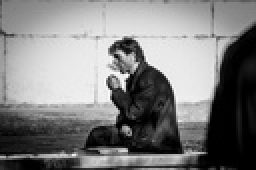
%> input picture EX4/C.jpg, 128 x 85 px, shrunk from 500 x 333 before the run (shown 2 times larger)
$ octave EX4.m   (GNU Octave 9; MATLAB toolbox functions it lacks are replaced by stand-ins)
%> lines starting %> are read from the running program, lines starting %| are printed output that depends on the picture; in (x1, y1, x2, y2) boxes, pixels count from 0 and x2, y2 are one past the last pixel; in counts of white or black regions, pixels touching at a corner belong together; the program's own positions count from 1
### EX4/f_Median.m
function [new_img] = f_Median(old_img)
[h,w] = size(old_img);
new_img = zeros(h,w);
for i = 2 : h-1
    for j = 2 : w-1
        m = [old_img(i-1:i+1,j-1);old_img(i-1:i+1,j);old_img(i-1:i+1,j+1)];
        new_img(i,j)=median(m);
    end
end
new_img = uint8(new_img);
end

### EX4/f_Prewitt.m
function [new_img] = f_Prewitt(old_img)
% Prewitte边缘检测，old_img为原图像，new_img为新图像
    [h,w] = size(old_img);
    new_img = zeros(h,w);
    old_img = double(old_img);
    rot_x = [1,1,1;0,0,0;-1,-1,-1];
    rot_y = [-1,0,1;-1,0,1;-1,0,1];
    for i=2:h-1
        for j=2:w-1
            G = [old_img(i-1:i+1,j-1),old_img(i-1:i+1,j),old_img(i-1:i+1,j+1)];
            Gx = sum(sum(G.*rot_x));
            Gy = sum(sum(G.*rot_y));
            new_img(i,j) = sqrt(Gx^2+Gy^2);
        end
    end
    new_img = uint8(new_img);
end

### EX4/f_sobel.m
function [new_img] = f_sobel(old_img)
% sobel边缘检测，old_img为原图像，new_img为新图像
    [h,w] = size(old_img);
    new_img = zeros(h,w);
    old_img = double(old_img);
    rot_x = [1,2,1;0,0,0;-1,-2,-1];
    rot_y = [1,0,-1;2,0,-2;1,0,-1];
    for i=2:h-1
        for j=2:w-1
            G = [old_img(i-1:i+1,j-1),old_img(i-1:i+1,j),old_img(i-1:i+1,j+1)];
            Gx = sum(sum(G.*rot_x));
            Gy = sum(sum(G.*rot_y));
            new_img(i,j) = sqrt(Gx^2+Gy^2);
        end
    end
    new_img = uint8(new_img);
end

### EX4/f_ILPF.m
function [new_img] = f_ILPF(old_img,D0)
% 理想低通滤波，old_img为原始图像，new_img为新图像，D0为截止频率
[row, col] = size(old_img);
fp=double(old_img);
% 对图像进行傅里叶变换
F1 = fft2(fp);
G1 = fftshift(F1); % 数据矩阵平衡
% 生成理想低通滤波函数
n1=floor(row/2);
n2=floor(col/2);
H = zeros(row, col);
for u = 1 : row
    for v = 1 : col
        temp = sqrt((u-n1)^2 + (v-n2)^2);
        if temp <= D0
            H(u,v) = 1;
        else
            H(u,v) = 0;
        end
    end
end
%进行滤波
G = G1.*H;
G = ifftshift(G);%逆零频移
% 反傅里叶变换
gp = ifft2(G);
% 处理得到的图像
new_img = uint8(real(gp));

end

### EX4/f_Butterworth.m
function [new_img] = f_Butterworth(old_img,D0,N)
% 理想巴特沃夫滤波，old_img为原始图像，new_img为新图像，D0为截止频率，N为阶数
[row, col] = size(old_img);
fp=double(old_img);
% 对图像进行傅里叶变换
F1 = fft2(fp);
G1 = fftshift(F1); % 数据矩阵平衡
% 生成巴特沃斯高通滤波函数
n1=floor(row/2);
n2=floor(col/2);
H = zeros(row, col);
for u = 1 : row
    for v = 1 : col
        temp = sqrt((u-n1)^2 + (v-n2)^2);
        if temp==0
            H(u, v) = 0;
        else
            H(u, v) = 1 / (1 + (D0/temp)^(2 * N))+0;
        end
    end
end
%进行滤波
G = G1.*H;
G = ifftshift(G);%逆零频移
% 反傅里叶变换
gp = ifft2(G);
% 处理得到的图像
new_img = uint8(real(gp));

end

### EX4/EX4.m
%% 图像输入
clc;
clear;
close all;
img = imread('C.jpg');
%> img is the input picture: size 85x128 uint8; min 0, max 255, mean 127.4

%% 噪声图像生成
%椒盐噪声
img_salt_pepper = imnoise(img ,'salt & pepper',0.02);

%高斯噪声
img_gaussian  = imnoise(img,'gaussian',0,0.1);
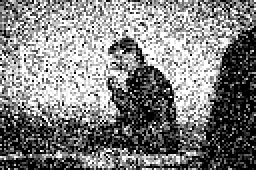
%> img_gaussian: size 85x128 uint8 (shown 2 times larger); min 0, max 255, mean 128.5

%泊松噪声
img_poisson = imnoise(img,'poisson');

figure
subplot(221)
imshow(img)
title('原图');
subplot(222)
imshow(img_salt_pepper)
title('加入椒盐噪声后的图像');
subplot(223)
imshow(img_gaussian)
title('加入高斯噪声后的图像');
subplot(224)
imshow(img_poisson)
title('加入泊松噪声后的图像');
%% 中值滤波
figure
subplot(121)
imshow(img_gaussian)
title('加入高斯噪声后的图像');
subplot(122)
imshow(f_Median(img_gaussian))
%> after the loop in f_Median, `for i = 2 : h-1`:
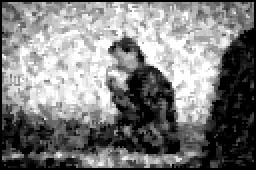
%> new_img: size 85x128 double (shown 2 times larger); min 0, max 255, mean 125.9
title('对高斯噪声进行中值滤波的图像');

figure
subplot(121)
imshow(img_salt_pepper)
title('加入椒盐噪声后的图像');
subplot(122)
imshow(f_Median(img_salt_pepper))
title('对椒盐噪声进行中值滤波的图像');

figure
subplot(121)
imshow(img_poisson)
title('加入泊松噪声后的图像');
subplot(122)
imshow(f_Median(img_poisson))
title('对泊松噪声进行中值滤波的图像');

%% 梯度算子
%Prewitt 算子
figure
subplot(121)
imshow(img)
title('原图');
subplot(122)
imshow(f_Prewitt(img))
%> after the loop in f_Prewitt, `for i=2:h-1`:
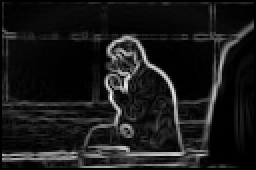
%> new_img: size 85x128 double (shown 2 times larger); min 0, max 710, mean 71; drawn with min black and max white
title('经过Prewitt算子锐化之后的图像');

%sobel 算子
figure
subplot(121)
imshow(img)
title('原图');
subplot(122)
imshow(f_sobel(img))
%> in f_sobel, `new_img = uint8(new_img);`:
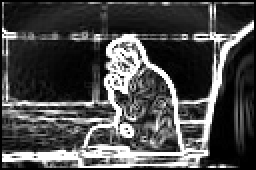
%> new_img: size 85x128 uint8 (shown 2 times larger); min 0, max 255, mean 74.2
title('经过Sobel算子锐化之后的图像');
%% 滤波
%理想低通滤波
figure
subplot(121)
imshow(img)
title('原图');
subplot(122)
imshow(f_ILPF(img,30))
%> after the loop in f_ILPF, `for u = 1 : row`:
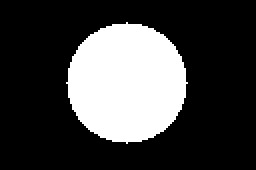
%> H: size 85x128 double (shown 2 times larger); values 0 (black) and 1 (white), 25.9% white; 1 white region, box (x1, y1, x2, y2) and area: (33, 11, 94, 72) 2821
title('经过理想低通滤波之后的图像');

%巴特沃斯高通滤波
figure
subplot(121)
imshow(img)
title('原图');
subplot(122)
imshow(f_Butterworth(img,15,2))
%> after the loop in f_Butterworth, `for u = 1 : row`:
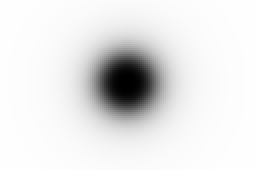
%> H: size 85x128 double (shown 2 times larger); min 0, max 0.999, mean 0.903
%> in f_Butterworth, `new_img = uint8(real(gp));`:
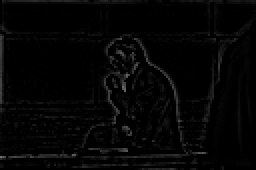
%> new_img: size 85x128 uint8 (shown 2 times larger); min 0, max 110, mean 4.9
title('经过巴特沃斯高通滤波之后的图像');
